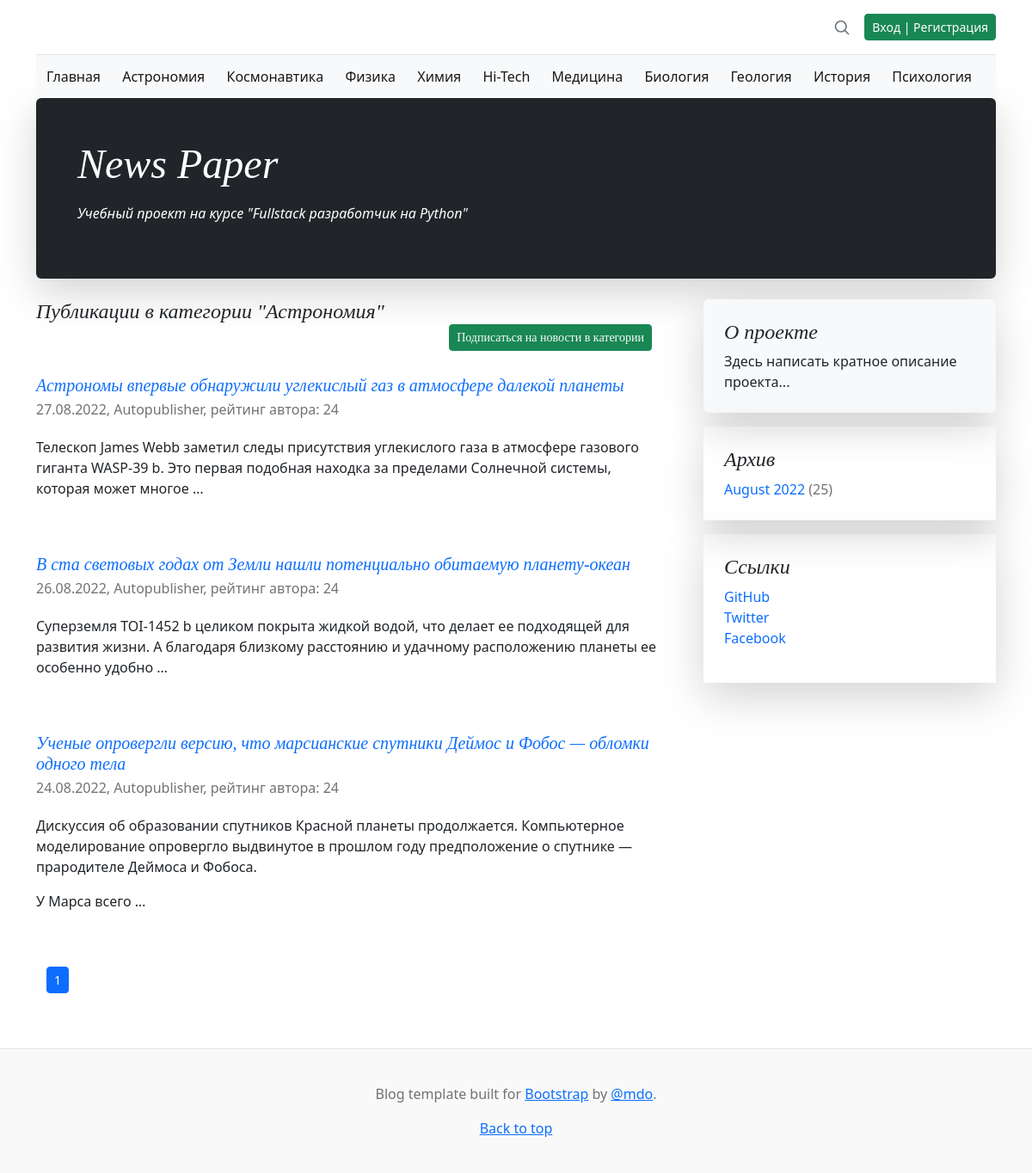
The app's page /caterory/1/, older data.
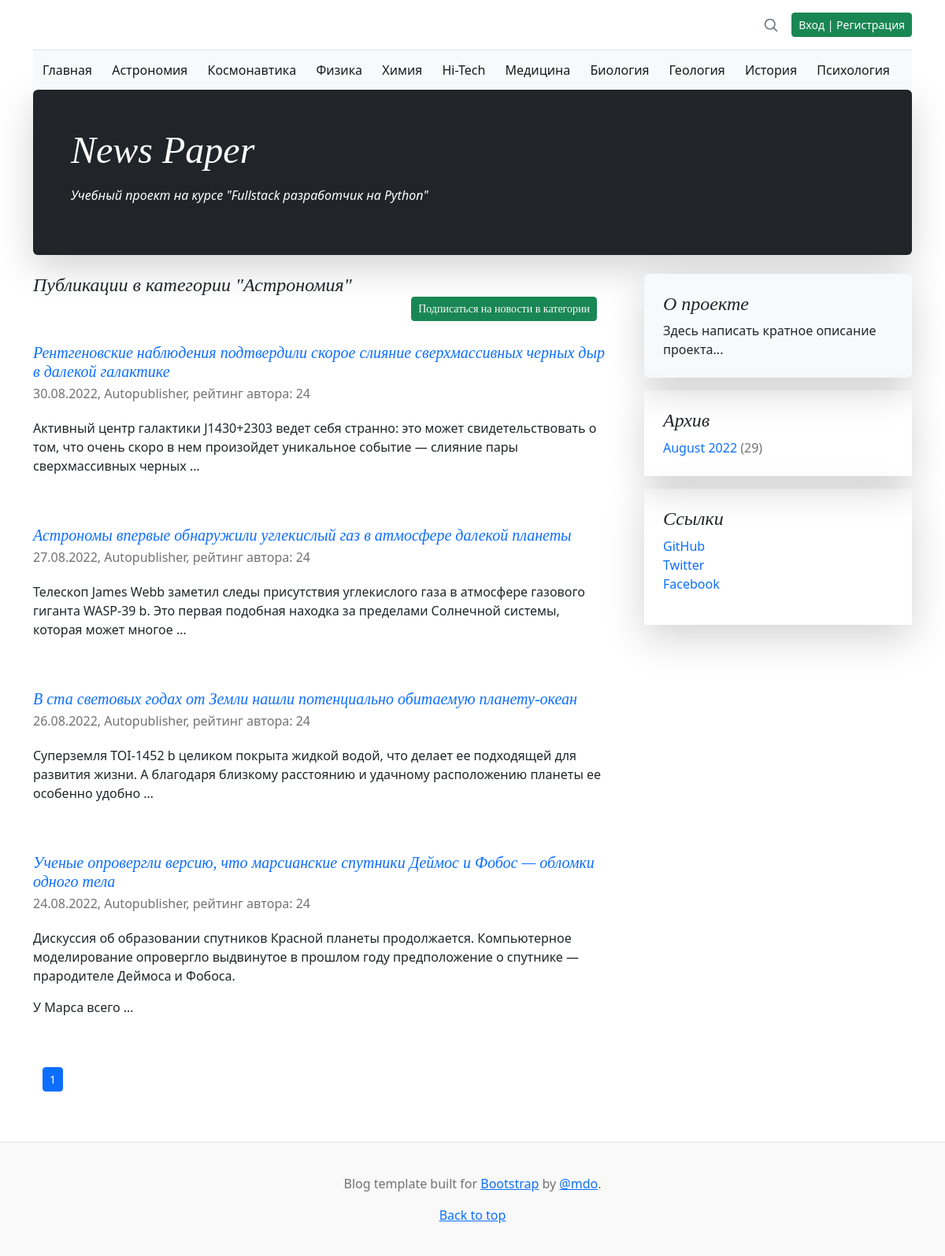
The same page, newer data.
### news/models.py (models this page shows, shortened)
class Category(models.Model):
    name = models.CharField(
        max_length=64,
        unique=True,
        verbose_name='Имя категории',
    )
    subscribers = models.ManyToManyField(
        User,
        through='CatSubscribers',
        blank=True,
        verbose_name='Подписчик',
    )
    class Meta:
        verbose_name = 'Категория'
        verbose_name_plural = 'Категории'

class PostCategory(models.Model):
    post = models.ForeignKey(
        Post,
        on_delete=models.CASCADE,
        verbose_name='Пост',
    )
    cat = models.ForeignKey(
        Category,
        on_delete=models.CASCADE,
        verbose_name='Категория',
    )
    class Meta:
        verbose_name = 'Категория'
        verbose_name_plural = 'Категории'

class Post(models.Model):
    author_post = models.ForeignKey(
        Author,
        on_delete=models.CASCADE,
        verbose_name='Автор',
    )
    ARTICLE = 'ART'
    NEWS = 'NWS'
    CHOICE_CAT = [
        (ARTICLE, 'Статья'),
        (NEWS, 'Новость'),
    ]
    type_cat = models.CharField(
        max_length=3,
        choices=CHOICE_CAT,
        default=ARTICLE,
        verbose_name='Тип контента',
    )
    date_pub = models.DateTimeField(
        auto_now_add=True,
        verbose_name='Дата публикации',
    )
    post_cat = models.ManyToManyField(
        Category,
        through='PostCategory',
        verbose_name='Категория',
    )
    name = models.CharField(
        max_length=128,
        verbose_name='Название',
    )
    content = models.TextField(
        verbose_name='Контент',
    )
    content_rate = models.SmallIntegerField(
        default=0,
        verbose_name='Рейтинг',
    )
    content_image = models.ImageField(
        upload_to='images',
        verbose_name='Изображение',
        default='no_image.jpg',
    )
    class Meta:
        verbose_name = 'Пост'
        verbose_name_plural = 'Посты'

class Author(models.Model):
    author_user = models.OneToOneField(
        User,
        on_delete=models.CASCADE,
        verbose_name='Имя',
    )
    author_rate = models.SmallIntegerField(
        default=0,
        verbose_name='Рейтинг',
    )
    def __str__(self):
        return self.author_user.username
    class Meta:
        verbose_name = 'Автор'
        verbose_name_plural = 'Авторы'

### news/views.py (the view)
class CategoryView(ListView):
    queryset = Post.objects.all()[:1]
    template_name = 'category.html'
    context_object_name = 'posts'
    paginate_by = 10
    def get_context_data(self, **kwargs):
        cat_id = self.kwargs['pk']
        context = super().get_context_data(**kwargs)
        context['posts'] = Post.objects.select_related().filter(
            post_cat=cat_id
        ).order_by('-date_pub')
        context['cat_name'] = PostCategory.objects.filter(
            cat=cat_id
        ).values_list('cat__name', flat=True)[0]
        context['category'] = cache_categories()
        context['archives'] = get_archive_list()
        context['post_category'] = PostCategory.objects.filter(
            cat=cat_id
        ).select_related()[:1]
        context['is_subscribed'] = Category.objects.filter(
            subscribers=self.request.user.id
        ).values_list('name', flat=True)
        return context

### news/templatetags/news_filters.py (called while the page is built)
@register.filter()
def censor(in_text):
    censured_text = in_text
    with open('static/json/bad_words.json', 'r') as censor_file:
        bad_text = json.load(censor_file)
    for word in censured_text.split():
        if word.lower() in bad_text:
            censured_text = censured_text.replace(
                word,
                f'{word[0]}{"*" * (len(word) - 1)}'
            )
    return censured_text

@register.filter()
def name_month(val):
    val_obj = timezone.datetime.strptime(str(val), "%m")
    val_name = val_obj.strftime("%B")
    return val_name

### news/views.py (called while the page is built)
def cache_categories(time_cache=900):
    return cache.get_or_set(
        'category',
        Category.objects.all(),
        time_cache
    )

def get_archive_list(time_cache=900):
    return cache.get_or_set(
        'archive',
        Post.objects.annotate(
            year=ExtractYear('date_pub'),
            month=ExtractMonth('date_pub')
        ).values('year', 'month').annotate(total=Count('id')),
        time_cache
    )

### templates/category.html (shortened to what this page needs)
{% extends 'default.html' %}
{% load i18n %}
{% load news_filters %}
{% load news_tags %}
{% block content %}
    <h4 class="pb-1 mb-4 fst-italic">
        Публикации в категории "{{ cat_name }}"
    {% for cat in post_category %}
        {% if cat.cat.name not in is_subscribed %}
            <div class="container text-end">
                <div class="btn-group btn-group-sm" role="group">
                    <button type="button" class="btn btn-success">
                        <a class="text-decoration-none text-light" href="/subscribe_cat/{{ cat.cat_id }}/">Подписаться на новости в категории</a>
                    </button>
                </div>
            </div>
        {% endif %}
    {% endfor %}
    </h4>
    {% for post in posts %}
        <article class="blog-post">
            <a class="text-decoration-none" href="{% url 'news:detail' post.id %}">
                <h5 class="pb-1 mb-0 fst-italic">{{ post.name|censor }}</h5>
            </a>
            <p class="blog-post-meta">
                {{ post.date_pub|date:'d.m.Y' }},
                {{ post.author_post }},
                рейтинг автора: {{ post.author_post.author_rate }}
            </p>
            <p>{{ post.content|censor|truncatewords_html:25|safe }}</p>
        </article>
    {% endfor %}
    <div class="container text-center">
        <nav class="blog-pagination" aria-label="Pagination">
            <ul class="pagination pagination-sm">
                <li class="page-item active" aria-current="page">
                    <span class="page-link">{{ page_obj.number }}</span>
                </li>
            </ul>
        </nav>
    </div>
{% endblock content %}

### templates/default.html (shortened to what this page needs)
<!doctype html>
<html lang="ru-ru">
  {% load i18n %}
  {% load static %}
  {% load news_filters %}
  {% load news_tags %}
  <head>
    <link href="{% static 'css/bootstrap.min.css' %}" rel="stylesheet">
    <link href="{% static 'css/blog.rtl.css' %}" rel="stylesheet">
    <link href="{% static 'css/styles.css' %}" rel="stylesheet">
  </head>
  <body>
    <div class="container">
      <header class="blog-header lh-1 py-3">
        <div class="row flex-nowrap justify-content-between align-items-center">
          <div class="col-4 pt-1">
          </div>
          <div class="col-4 d-flex justify-content-end align-items-center">
            <a class="link-secondary" href="{% url 'news:search' %}" aria-label="Search">
              <svg xmlns="http://www.w3.org/2000/svg" width="20" height="20" fill="none" stroke="currentColor" stroke-linecap="round" stroke-linejoin="round" stroke-width="2" class="mx-3" role="img" viewBox="0 0 24 24"><title>Search</title><circle cx="10.5" cy="10.5" r="7.5"/><path d="M21 21l-5.2-5.2"/></svg>
            </a>
              {% if user.id %}
                <a class="btn btn-sm btn-danger" href="/accounts/logout/">Выход</a>
              {% else %}
                <a class="btn btn-sm btn-success" href="/accounts/login/">Вход | Регистрация</a>
              {% endif %}
          </div>
        </div>
      </header>
      <nav class="navbar bg-light">
        <div class="container-fluid">
          <a class="navbar-brand fs-6" href="{% url 'news:index' %}">Главная</a>
          {% for item in category %}
            <a class="navbar-brand fs-6" href="{% url 'news:category' item.id %}">{{ item.name }}</a>
          {% endfor %}
        </div>
      </nav>
    </div>
    <main class="container">
      <div class="p-4 p-md-5 mb-4 rounded text-bg-dark shadow-lg">
        <div class="col-md-6 px-0">
          <h1 class="display-4 fst-italic">News Paper</h1>
            <p class="lead-3 my-3 fst-italic">Учебный проект на курсе "Fullstack разработчик на Python"</p>
        </div>
      </div>
      <div class="row g-5">
        <div class="col-md-8">
            {% block content %}{% endblock content %}
        </div>
        <div class="col-md-4">
          <div class="position-sticky" style="top: 2rem;">
            <div class="p-4 mb-3 bg-light rounded shadow-lg">
              <h4 class="fst-italic">О проекте</h4>
              <p class="mb-0">
                  Здесь написать кратное описание проекта...
              </p>
            </div>
            <div class="p-4 mb-3 container-fluid shadow-lg">
              <h4 class="fst-italic">Архив</h4>
              <ol class="list-unstyled mb-0">
                  {% for item in archives %}
                      <li>
                          <a class="text-decoration-none" href="#">{{ item.month|name_month }} {{ item.year }}</a>
                          <span class="blog-post-meta">({{ item.total }})</span>
                      </li>
                  {% endfor %}
              </ol>
            </div>
            <div class="p-4 mb-3 container-fluid shadow-lg">
              <h4 class="fst-italic">Ссылки</h4>
              <ol class="list-unstyled">
                <li>
                    <a class="text-decoration-none" target="_blank" href="https://github.com/spawlov">GitHub</a>
                </li>
                <li><a class="text-decoration-none" href="#">Twitter</a></li>
                <li><a class="text-decoration-none" href="#">Facebook</a></li>
              </ol>
            </div>
          </div>
        </div>
      </div>
    </main>
    <footer class="blog-footer">
      <p>Blog template built for <a target="_blank" href="https://getbootstrap.com/">Bootstrap</a> by <a href="https://twitter.com/mdo">@mdo</a>.</p>
      <p><a href="#">Back to top</a></p>
    </footer>
  </body>
</html>

Row changes from the older to the newer data that the page shows:
added Post: name|censor "Рентгеновские наблюдения подтвердили скорое слияние сверхмассивных черных дыр в далекой галактике", date_pub "30.08.2022", author_post "Autopublisher", author_post.author_rate "24", content|censor "Активный центр галактики J1430+2303 ведет себя странно: это может свидетельствовать о том, что очень скоро в нем произойдет уникальное событие — слияние пары сверхмассивных черных …"
Text that changed along with them:
new list line: "August 2022 ( 29 )"
list line gone: "August 2022 ( 25 )"
